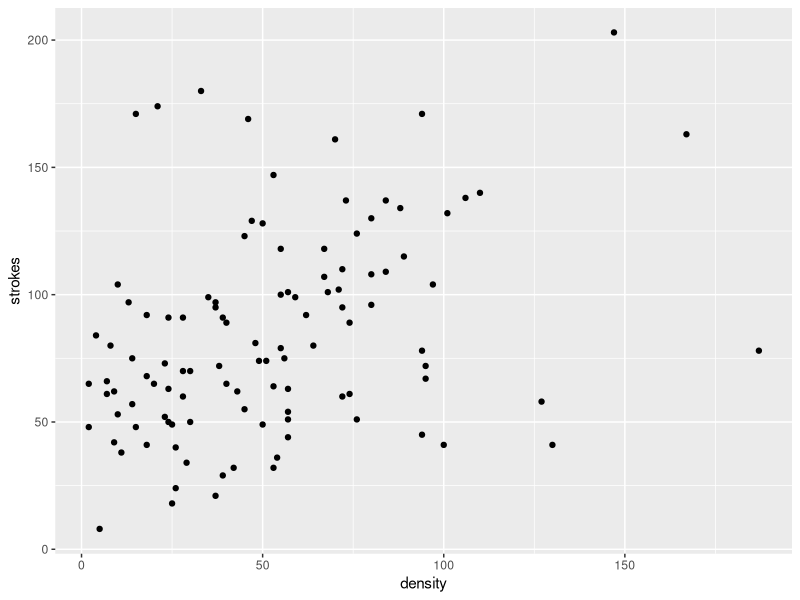
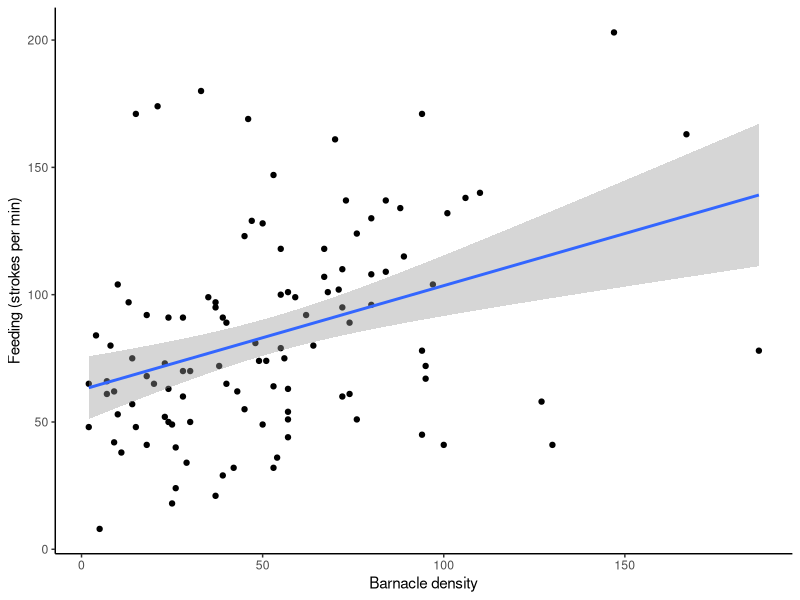
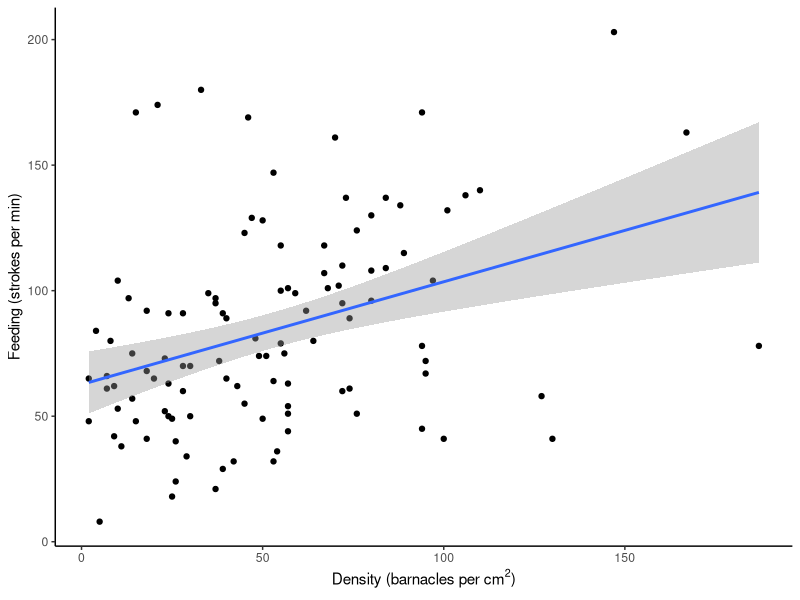
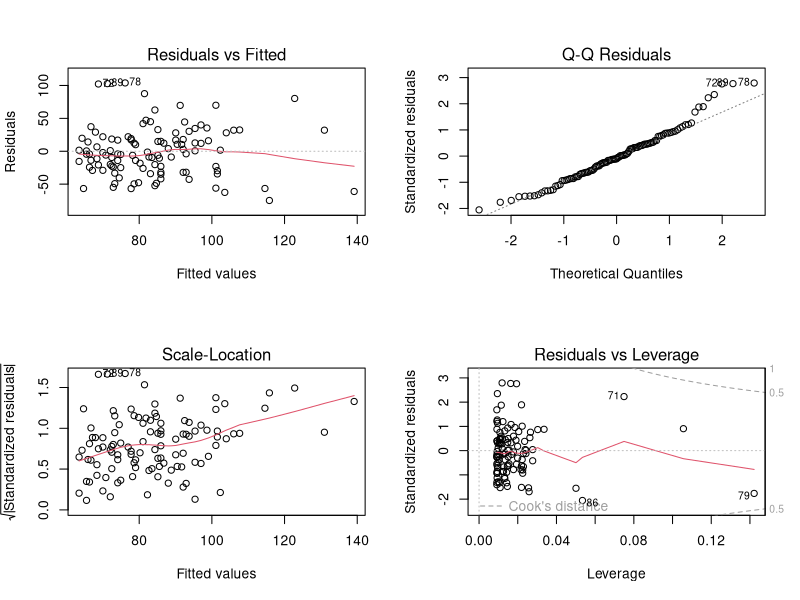
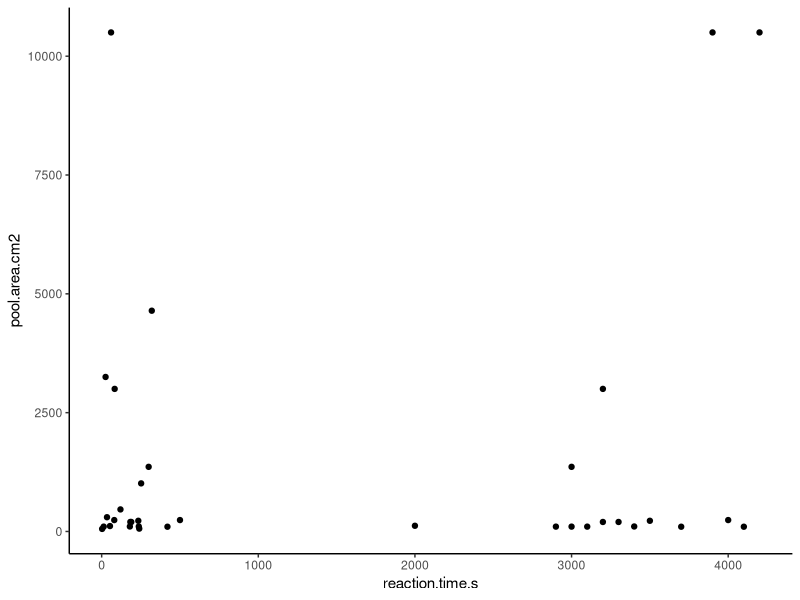
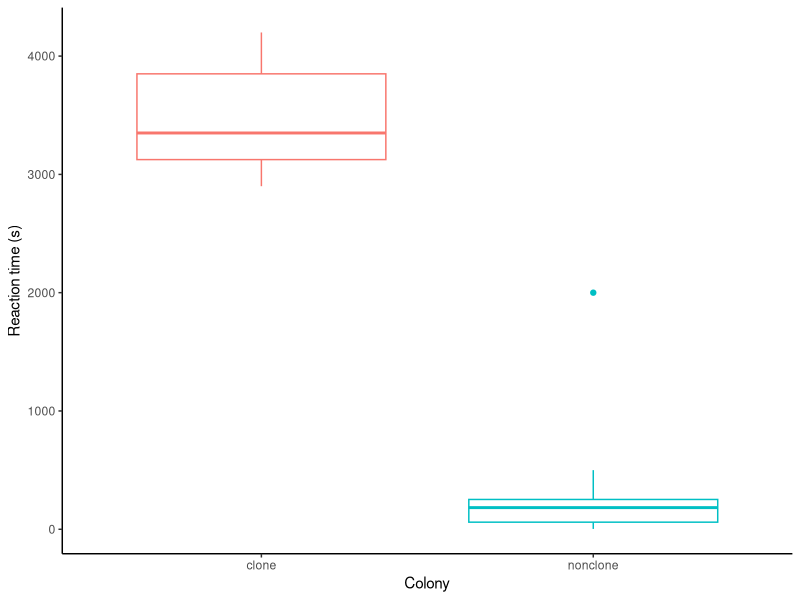
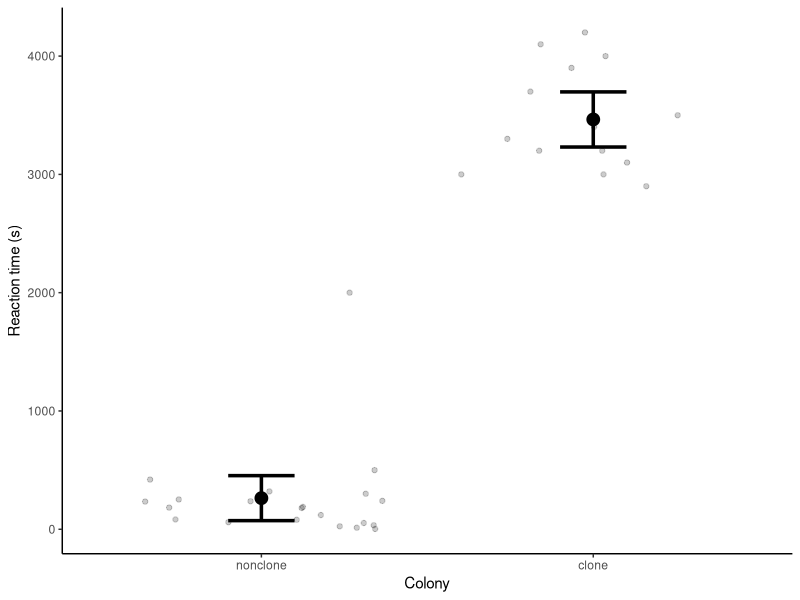
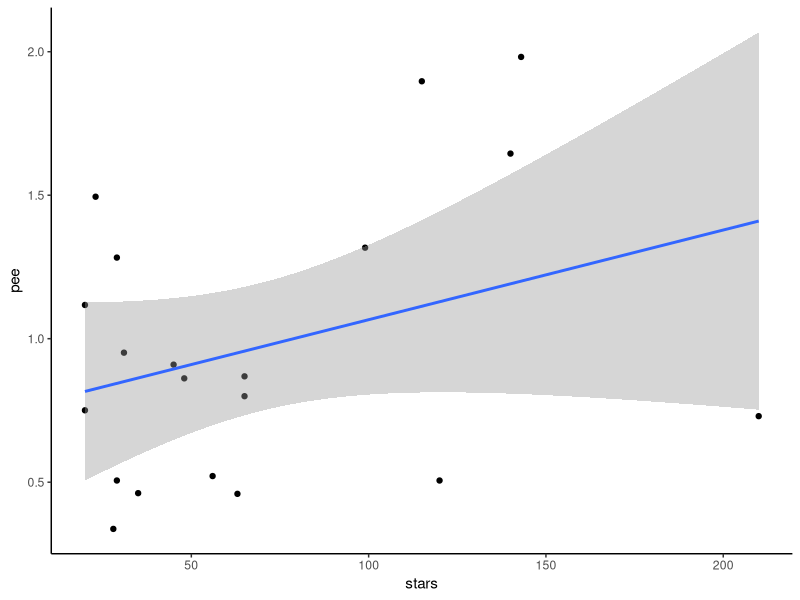

The R source for these figures, in order:
# Welcome to R
# Em Lim
# May 31, 2022

# A quick forward:
# I have "soft wrap" turned on, so R automatically starts a new line when my code hits the edge of my page
# If you don't have this on, you'll get some super long lines (sorry)
# To turn it on, go Tools > Global Options > Code > check "soft wrap R source files" > Apply !

# OK, let's begin!!!!

# Getting started ------
# Do you see how adding a bunch of dashes after the hash mark creates a section heading, and you can now see the heading at the bottom left corner of this script box?
# And you can click that to navigate between sections

# We must first install required packages
# Once a package is installed we don't need to install them again
install.packages("tidyverse")
install.packages("ggplot2")
install.packages("ggeffects")
install.packages("lme4")

# Now we'll load them into this project so we can use them!
# Note that you don't need "" marks here
# You need to load packages each time you use them in a new project
library(tidyverse) # Package for data manipulation
library(ggplot2) # Graphing package
library(ggeffects)  # calculates effects 
library(lme4)

# Now, let's learn how to load in your data!
# You need to first enter your data into an excel spreadsheet and then save the file in a .csv (Comma Separated Values) format that R can understand. R does not like capitals or spaces in data column names so try to use periods or underscores as spacers, e.g., barnacle.data or barnacle_data. 

# Tidyverse expects tidy data: That is, data where each row is an observation, each column is a variable, and each cell is a single value

# The magic of working out of a repository is that the file path will be the same for everyone! We all have the project saved in a different place on our computers, but once we're inside the project R is pulling the files from the same place

# Barnacles ------
# This is a data set obtained by students where they placed a 5 cm^2 quadrat over patches of barnacles and recorded the number of barnacles in the quadrat (density) and the number of feeding strokes (strokes)
barnacles <- read_csv("Practice_data/MBE2015_BarnacleData.csv")

# Now we can take a quick peek at this data using the following functions:

str(barnacles)  # #data points & variables, kind of data and first few values
head(barnacles) #var names and first few values
names(barnacles) #names of variables
summary(barnacles) #stats summary of each variable
View(barnacles) #opens up the whole data frame

# Now let's make a simple plot of our barnacle data which has just two continuous variables, strokes/min (our dependent variable) and barnacles per quadrat (our independent variable):

ggplot(data = barnacles, aes(x = density, y = strokes)) + 
  geom_point()
# ggplot() is where we tell ggplot where the data is coming from
# aes() sets the parameters of the plot, this is where we can assign the x and y variables
# geom_point() tells ggplot to add the points to this plot

# We can see the data, but let's spruce up this plot a little
ggplot(data = barnacles, aes(x = density, y = strokes)) + 
  geom_point() +
  theme_classic() + # this will make the background look nicer
  ylab("Feeding (strokes per min)") +
  xlab("Barnacle density") + # We can add labels to the axis 
  geom_smooth(method = lm) # Add a best fit line to the data. method = lm specifies that we want a straight line

# What if we want to specify the units for density? barnacles / 5 cm^2?
# Let's get super fancy
ggplot(data = barnacles, aes(x = density, y = strokes)) + 
  geom_point() +
  theme_classic() + 
  ylab("Feeding (strokes per min)") +
  xlab(expression(paste("Density (barnacles per cm"^"2",")"))) + # oooh ahhhh
  geom_smooth(method = lm) 

# It looks like there might be a trend in our data! Let's try making a linear model of the relationship between barnacle density and number of strokes per minute. Remember linear models always take data in the form dependent variable ~ independent variable.

barnacle_model <- lm(strokes ~ density, data = barnacles) # the basic model in the form of y = mx + b

# DIAGNOSTICS
plot.new() #now let's look at some diagnostic plots to make sure our model is appropriate
par(mfrow = c(2,2)) #this tells R to set up a 2x2 grid of 4 plots
plot(barnacle_model) #create the diagnostic plots
# Top left: Residual vs fitted = tests for the of variance - red line to be as straight as possible & smear of data with no pattern
# Top right: QQ plot = normality, should be more or less straight
# This top right plot doesn't look great
# Bottom left: Residual vs leverage = outliers (Cook's distance) Solid line is fairly straight.  All points within dotted lines means no outliers

dev.off() #turn off the 4x4 grid setup or all your future plots will go onto a grid

  
summary(barnacle_model) #the plots look fine, so now let's look at our model summary

# In our summary, you get the estimate for the intercept (b), the slope (m), the standard error for each estimate, and the p-values for those estimates (remember <0.05 is a significant value).

# The estimate of the intercept b = 62.6346  
# The estimate for density is the slope of the line, so m = 0.4092
# The Pr(>|t|) is your p-value

# The R-squared values tells you what proportion of the variation in the data is explained by the independent variable (here barnacle density).

# Anemones ----------
# Now let's look at a more complicated data set from past student's anemone observations which have two continuous variables (reaction time, pool area) and one categorical variable (clone vs. non-clone tentacles).

# Let's load that data
anemones <- read_csv("Practice_data/MBE2015_AnemoneData.csv")

# Let's plot the continuous data!
ggplot(data = anemones, aes(x = reaction.time.s, y = pool.area.cm2)) +
         geom_point() +
  theme_classic()

# Now let's plot continuous versus categorical data
# We'll use a boxplot to plot this first

ggplot(anemones, aes(x = different.colony, y = reaction.time.s, colour = different.colony)) + # note that colour goes inside the aes brackets
  geom_boxplot() +
  theme_classic() +
  labs(x = "Colony", y = "Reaction time (s)") +
  theme(legend.position = "none") # get rid of the legend

# Let's use a model to see if reaction times are different between clonal and nonclonal anemones
anemone_model <- lm(reaction.time.s ~ different.colony, data = anemones)
summary(anemone_model)

# Boxplots aren't the greatest way to display data, so consider using dot and whisker plots because:
  # https://bayesbaes.github.io/2022/04/13/fuck-boxplots.html

# In order to plot a dot and whiskers we need the means and standard errors for each categorical variable
# We can use ggpredict() from the ggeffects package to calculate these using our model

sum_stats_gg <- ggpredict(anemone_model, terms = "different.colony") %>% 
  #and then we'll just rename one of the columns so it's easier to plot
  rename(different.colony = x,
                reaction.time.s = predicted)
View(sum_stats_gg)

# Now let's plot this 
ggplot() +
  geom_point(data = sum_stats_gg, 
             aes(x = different.colony, y = reaction.time.s),
             size = 4) +
  geom_errorbar(data = sum_stats_gg, 
                aes(x = different.colony,
                    y = reaction.time.s,
                    # and you can decide which type of error to show here
                    # we're using 95% CI
                    ymin = conf.low,
                    ymax = conf.high),
                width = 0.2,
                size = 1.2)  +
  geom_jitter(data = anemones, aes (x = different.colony, y = reaction.time.s),
              alpha = 0.2, height=0) +
  labs(x = "Colony", y = "Reaction time (s)") +
  theme_classic()

# You'll notice that we didn't specify the data inside ggplot(), instead we specified the data frame and x and y within each geom_()
# This is because we're using our summarized data frame to make the dot and whiskers and we used our full data frame to add the jittered raw data

# But look how nice that looks! And you can see the real trends in the data

# Now let's try playing around with dplyr!

# Reef Life Survey --------

# Here we're going to play with some messy data
# This is the data I helped collect last spring with Siobhan and Jasmin for reef life surveys
# RLS uses a standardized spreadsheet which doesn't read super cleanly into R

# let's see what happens if we just load in the data without any manipulations
rls_ugly <- read_csv("Practice_data/updated_RLS.csv")
View(rls_ugly) # you can see there's a  blank row, and the first column is also blank, and some of the column names have spaces. Let's fix this using tidyverse!

rls <- rls_ugly %>% # The %>% symbol is called a pipe. We can create a new df by "piping" our old data frame through a series of manipulations
  select(-1) %>% #  remove that first blank column
  slice(2:n()) %>% # remove the first blank row
  rename(
    site_ID = `Site No.`,
    site_name = `Site Name`, 
    common_name = `Common name`
  ) %>% # rename the columns with spaces in their names
  filter(Species != "Debris - Metal") %>%
  filter(Species != "Debris - Other") %>%
  filter(Species != "Debris - Wood") %>%
  filter(Species != "Debris - Glass") %>%
  filter(Species != "Debris - Fishing Gear") # Filter our the data on debris, we just want living species data!

# Let's take a look at this tidy dataframe now
View(rls)
# That looks better!

# I wonder what the most abundant species are?
# We can use group_by() and summarise() to group all counts of the same species together, and then calculate summary statistics on these groups
# Then we can arrange the summary stats into a nice table and use View() to look at it
rls_ranked <- rls %>% 
  group_by(common_name) %>% 
  summarise(sum = sum(Total))  %>%
  arrange(desc(sum)) %>%
  View()

# We can see now that red sea urchins were the most abundant thing we encountered on RLS surveys last year

# What if we wanted to find the site with the most bat stars?
rls_bats <- rls %>%
  filter(Species == "Patiria miniata") %>% # only retain observations of bat stars
  group_by(site_ID, site_name) %>%
  summarize(bat_stars = sum(Total)) %>% # sum total number of bat stars at each site
  arrange(desc(bat_stars)) %>% # sort the table from highest to lowest
  as.data.frame() # make this into a data frame

View(rls_bats)
# Faber and Wouwer have the most bat stars, and  both in the Broken group, maybe we can use this data to convince Siobhan and Isa to take us there!

# Other important functions in tidyverse: mutate() and left_join()

# We might also be interested in leather stars, how many of those did we find at each site?
rls_leather <- rls %>%
  filter(Species == "Dermasterias imbricata") %>%
  group_by(site_ID, site_name) %>%
  summarize(leather_stars = sum(Total)) %>%
  arrange(desc(leather_stars)) %>%
  as.data.frame()

View(rls_leather)

# I wonder where we found the most leather and bat stars, can we join these?
# YES! Using left_join() and mutate()
rls_stars <- rls_bats %>% # We start with one of the two data frames we want to join
  left_join(rls_leather, by = c("site_ID", "site_name")) %>% # then we specify the second data frame and choose the variable we want to join the two by. in our case, site_ID and site_name
  mutate(stars = leather_stars + bat_stars) %>% # create a new column with the summed number of bat and leather stars
  arrange(desc(stars))  

# Wouwer is throwing a NA because it's trying to add NA + a number
# FIX THIS

View(rls_stars)

# BONUS FUN ------

# Let's import some pee data to play with 
pee <- read_csv("Practice_data/RSL_pee.csv") %>%
  as.data.frame()

# I wonder if sites with higher numbers of stars also have higher concentrations of pee?
# Let's join the two data frames and find out
# We can also use a combination of mutate() and ifelse() to do manipulations that are dependent on variables in other columns
# ifelse() says if [condition is met], then [create a new variable], else, [create this other variable] 

star_pee <- rls_stars %>% 
  left_join(pee,  by = "site_ID") %>%
  mutate(begging = ifelse(site_name == "Faber Islets", "Please take us to the broken group", "Please please please"))

ggplot(star_pee, aes(stars, pee)) +
  geom_point() +
  geom_smooth(method = lm) +
  theme_classic()

ggsave("Output/star_pee.png", device = "png",
     height = 9, width = 16, dpi = 400)

# Fun tricks --------

# Option + drag your mouse
# This lets you type on multiple rows

# Ctrl + Shift + C ( Command + Shift + C on macOS)
# This hashes out multiple lines of code

# Ctrl+Shift+M (Windows) or Cmd+Shift+M (Mac)
# %>% symbol

# Use Ctrl+L to clear all the code from your console.

# You can rename all instances of a variable name by highlighting one instance of the variable name and then using Code > Rename in Scope. This is better than using Edit > Replace and Find because it only looks for whole word matches.
